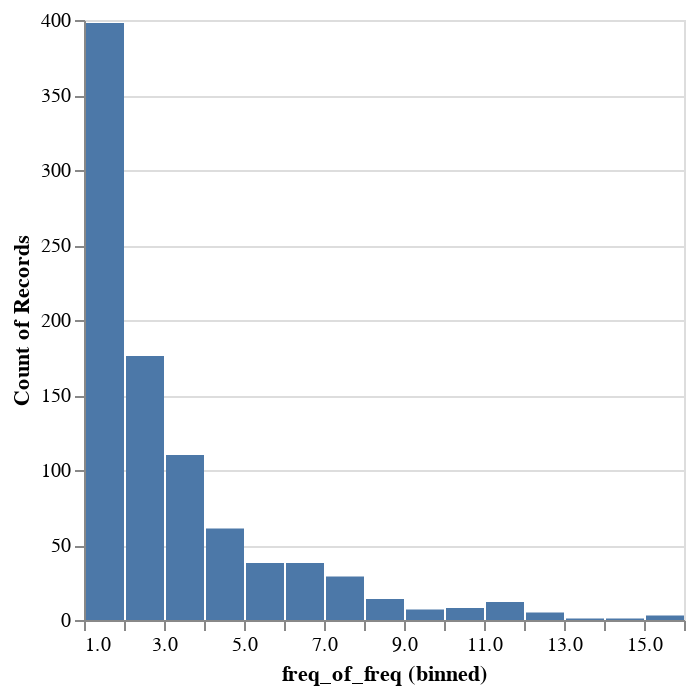

Notebook cell for this chart:
### Code cell
import pandas as pd
import collections
from mturk.query_line import QueryLine

pd.set_option("display.max_rows", None)
dataf = open(cd('speaker.listener.jsonl'))

def isfloat(string):
    try:
        float(string)
        return True
    except ValueError:
        return False
    
def reduce_formula(x):
    v = x[x.index(':')+1:]
    return x[:x.index(':')] + ('number' if isfloat(v) else v)

lines = [QueryLine(l) for l in dataf.readlines()]
formulas = [l.example()['targetFormula'] for l in lines]
paths = list(map(lambda x: reduce_formula(x), formulas))
pathsset = set(paths)
pathcounter = collections.Counter(paths)
countisone = [k for k in pathcounter.keys() if pathcounter[k] == 1]
freqfreq = pathcounter.values()
spec = {
      "data": {"values": [{"freq_of_freq": v} for v in freqfreq]},
      "mark": "bar",
      "encoding": {
        "x": {
          "field": "freq_of_freq",
          "type": "quantitative",
          "bin": {"step": 1} 
        },
        "y": {
          "aggregate": "count",
          "type": "quantitative"
        }
      }
    }
chart = alt.VegaLite(spec)
display(chart)
print(len(paths), len(pathsset), len(countisone))
table = pd.DataFrame({'utterances': uniques})
open('visualize.html', 'w').write(table.to_html())

def to_html(spec):
    return alt.utils.html.spec_to_html(spec, 'vega-lite', '3', '3', '2')

# open('visualize.html', 'w').write(to_html(spec))

### Figure 1 — Vega-Lite specification as saved in the notebook (floating-point values rounded to 4 significant figures; data arrays with more than 128 entries replaced by an {"elided": "..."} marker saying what was removed)
{"data": {"values": {"elided": "901 records"}}, "encoding": {"x": {"bin": {"step": 1}, "field": "freq_of_freq", "type": "quantitative"}, "y": {"aggregate": "count", "type": "quantitative"}}, "mark": "bar"}
